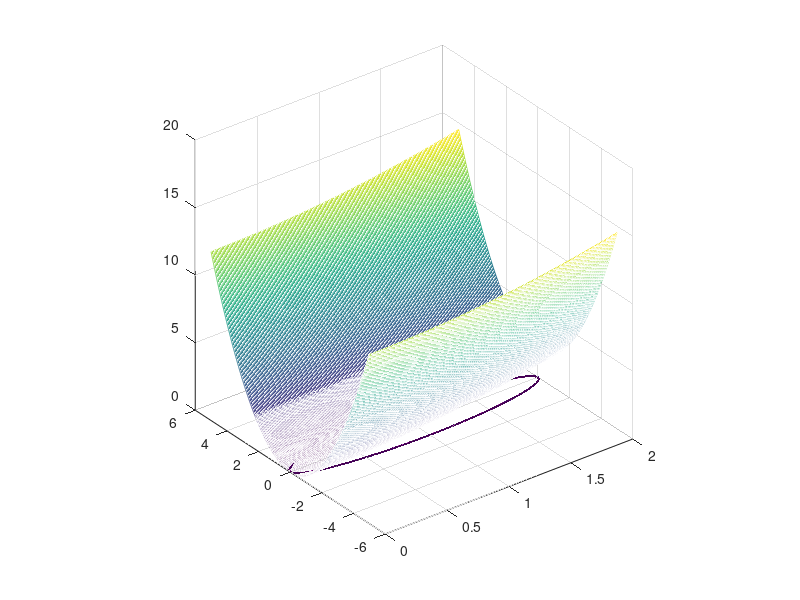

Write the MATLAB code that produced this figure. (Note: this script raises an error after producing the figure.)
figure('Name', 'Bài tập 1b', 'NumberTitle', 'off')

x = 0:0.01:2;
y = -5:0.01:5;
[X, Y] = meshgrid(x, y);
f1 = sqrt(-X.^2 + 2*X);
f2 = -sqrt(-X.^2 + 2*X);
f3 = (X.^2 + Y.^2)/2;
Z = X.*Y - X.*Y;
mesh(X, f1, Z)
hold on
mesh(X, f2, Z)
hold on
mesh(X, Y, f3)
axis square
colormap('parula')
xlabel('x')
ylabel('y')
zlabel('z')